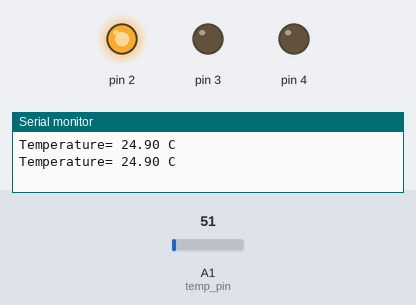
A sketch run on a simulated Arduino Uno, built with avr-gcc and run on an emulated ATmega328P. On the bench: output pins drawn as LEDs (lit = HIGH), the last lines printed to the serial monitor. The test bench sets the inputs (shaded band); at power-on: A1 (temp_pin) = 51.

Above: at 1.8 s.
1.9 s: A1 (temp_pin) set to 58
At 2.4 s:
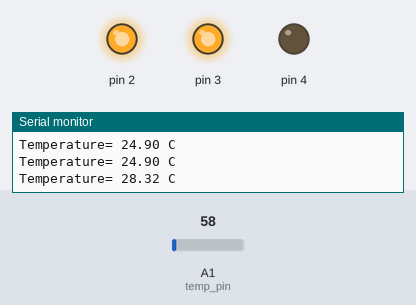
3.5 s: A1 (temp_pin) set to 71
At 5.2 s:
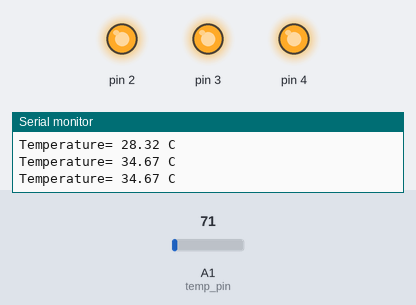
5.5 s: A1 (temp_pin) set to 61
At 6.8 s:
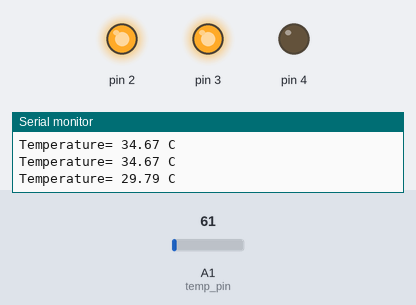
7.5 s: A1 (temp_pin) set to 86
At 8.3 s:
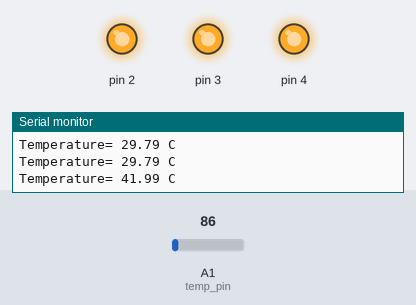
Timing chart, 0 to 10.5 s (numbered marks = the images above; inputs shaded):
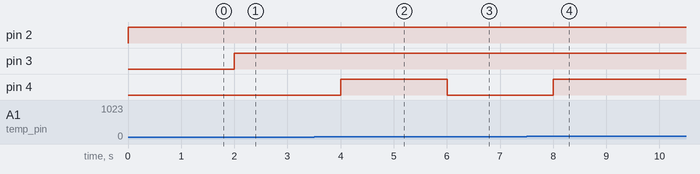

Measured:
- the behaviour switches between 57 and 58 on A1 (temp_pin) (found by bisection; images 0 and 1)
- after the input at 1.9 s, pin 3: LOW → HIGH after 0.10 s
- after the input at 3.5 s, pin 4: LOW → HIGH after 0.50 s
- after the input at 5.5 s, pin 4: HIGH → LOW after 0.51 s
- after the input at 7.5 s, pin 4: LOW → HIGH after 0.51 s

The sketch:

lm35_2.ino
```cpp
float temp;
int temp_pin = 1;

void setup()
{

	Serial.begin(9600);
	pinMode(2, OUTPUT);
	pinMode(3, OUTPUT);
	pinMode(4, OUTPUT);


	digitalWrite(2, LOW);
	digitalWrite(3, LOW);
	digitalWrite(4, LOW);
}

void loop()
{

	temp = analogRead(temp_pin);
	temp = temp * 0.48828125;
	Serial.print("Temperature= ");
	Serial.print(temp);
	Serial.print(" C");
	Serial.println();


	if (temp <= 28)
	{
		digitalWrite(2, HIGH);
		digitalWrite(3, LOW);
		digitalWrite(4, LOW);
	}
	else if (temp > 28 && temp<30)
	{
		digitalWrite(2, HIGH);
		digitalWrite(3, HIGH);
		digitalWrite(4, LOW);
	}
	else if (temp>=30)
	{
		digitalWrite(2, HIGH);
		digitalWrite(3, HIGH);
		digitalWrite(4, HIGH);
	}


	delay(1000);
}
```
